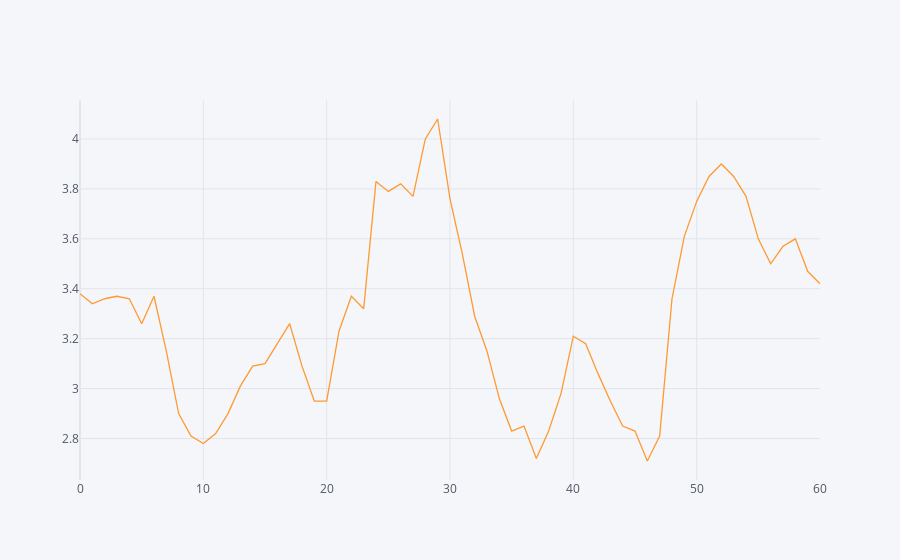

The notebook cell saved with this chart:
### Code cell
all_data[['judet','yearmonth','ratasomajului(%)']][all_data['judet']=='alba'].reset_index(drop=True).iplot( y='ratasomajului(%)')

### Figure 1 — Plotly figure (JSON) as saved in the notebook; plotly's stock layout.template omitted (floating-point values rounded to 4 significant figures)
{"data": [{"line": {"color": "rgba(255, 153, 51, 1.0)", "dash": "solid", "shape": "linear", "width": 1.3}, "mode": "lines", "name": "ratasomajului(%)", "text": "", "type": "scatter", "x": [0, 1, 2, 3, 4, 5, 6, 7, 8, 9, 10, 11, 12, 13, 14, 15, 16, 17, 18, 19, 20, 21, 22, 23, 24, 25, 26, 27, 28, 29, 30, 31, 32, 33, 34, 35, 36, 37, 38, 39, 40, 41, 42, 43, 44, 45, 46, 47, 48, 49, 50, 51, 52, 53, 54, 55, 56, 57, 58, 59, 60], "y": [3.38, 3.34, 3.36, 3.37, 3.36, 3.26, 3.37, 3.15, 2.9, 2.81, 2.78, 2.82, 2.9, 3.01, 3.09, 3.1, 3.18, 3.26, 3.09, 2.95, 2.95, 3.23, 3.37, 3.32, 3.83, 3.79, 3.82, 3.77, 4, 4.08, 3.76, 3.54, 3.29, 3.15, 2.96, 2.83, 2.85, 2.72, 2.83, 2.98, 3.21, 3.18, 3.06, 2.95, 2.85, 2.83, 2.71, 2.81, 3.36, 3.61, 3.75, 3.85, 3.9, 3.85, 3.77, 3.6, 3.5, 3.57, 3.6, 3.47, 3.42]}], "layout": {"legend": {"bgcolor": "#F5F6F9", "font": {"color": "#4D5663"}}, "paper_bgcolor": "#F5F6F9", "plot_bgcolor": "#F5F6F9", "title": {"font": {"color": "#4D5663"}}, "xaxis": {"gridcolor": "#E1E5ED", "showgrid": true, "tickfont": {"color": "#4D5663"}, "title": {"font": {"color": "#4D5663"}, "text": ""}, "zerolinecolor": "#E1E5ED"}, "yaxis": {"gridcolor": "#E1E5ED", "showgrid": true, "tickfont": {"color": "#4D5663"}, "title": {"font": {"color": "#4D5663"}, "text": ""}, "zerolinecolor": "#E1E5ED"}}}
